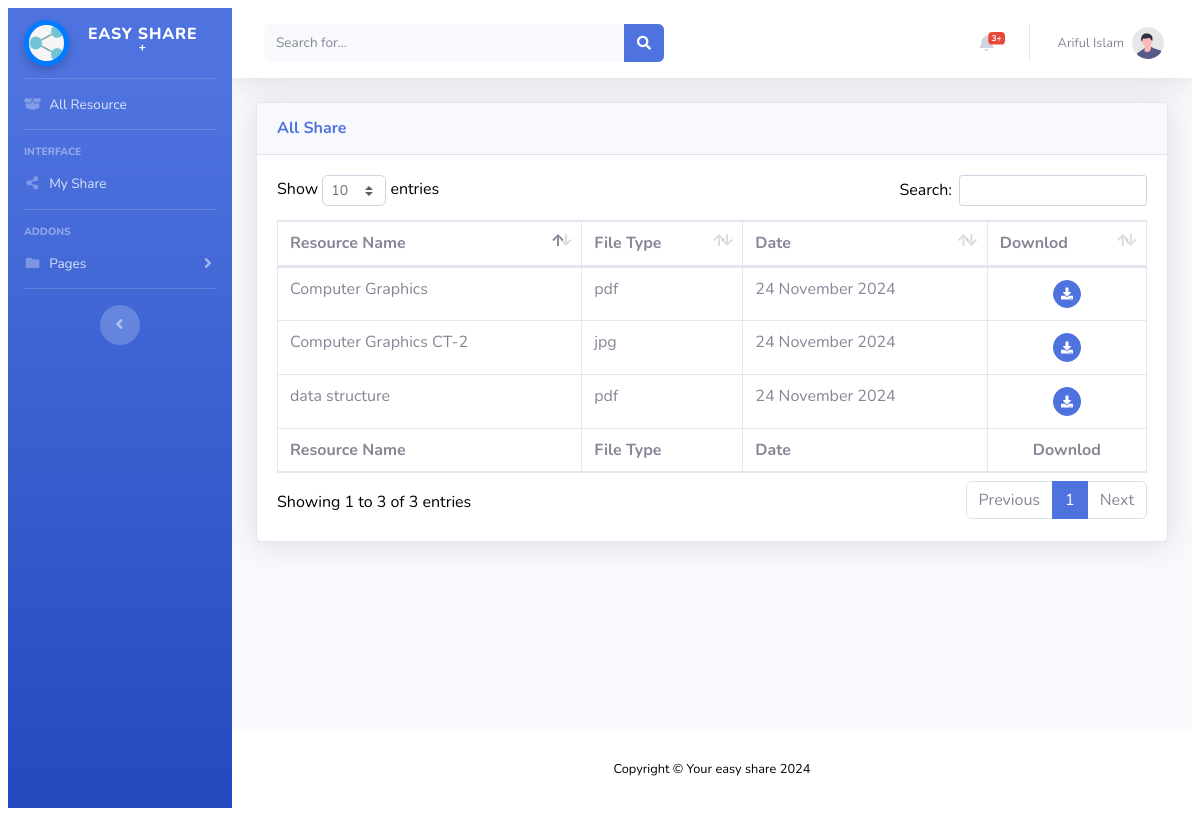
The page /all_share.php (signed in) on the database its author committed.
### tables this page shows
CREATE TABLE `resource` (
  `id` int(12) NOT NULL,
  `resource_name` varchar(128) DEFAULT NULL,
  `user_id` int(12) NOT NULL,
  `file_type` varchar(128) DEFAULT NULL,
  `date` date DEFAULT NULL,
  `file_name` varchar(256) DEFAULT NULL,
  `ip_address` varchar(255) DEFAULT NULL
);

### function.php (called while the page is built, shortened)
<?php
class EasyShare
{
    public $conn;
    public function __construct()
    {
        $host = "localhost";
        $user = "root";
        $pass = "11135984";
        $dbName = "easy_share";
        $this->conn = mysqli_connect($host, $user, $pass, $dbName) or die("Connection Fail");
    }
    public function find_all_resource()
    {
        $query = "SELECT *,(SELECT user.name FROM user WHERE user.id=resource.user_id)AS sender FROM `resource`;";
        $stmt = $this->conn->prepare($query);
        $stmt->execute();
        $result = $stmt->get_result();
        return $result;
    }
    function getBaseUrl()
    {
        $protocol = (!empty($_SERVER['HTTPS']) && $_SERVER['HTTPS'] !== 'off' || $_SERVER['SERVER_PORT'] == 443) ? "https://" : "http://";
        $host = $_SERVER['HTTP_HOST'];
        $path = dirname($_SERVER['SCRIPT_NAME']);
        $path = rtrim($path, '/');
        return $protocol . $host . $path . '/';
    }
}

### all_share.php (the view, shortened to what this page needs)
<?php
include_once "function.php";
$easyShare = new EasyShare();
$res = $easyShare->find_all_resource();
$baseUrl = $easyShare->getBaseUrl();
?>
<!DOCTYPE html>
<html lang="en">
<head>
    <link href="vendor/fontawesome-free/css/all.min.css" rel="stylesheet" type="text/css" />
    <link href="css/sb-admin-2.min.css" rel="stylesheet" />
    <link href="vendor/datatables/dataTables.bootstrap4.min.css" rel="stylesheet" />
</head>
<body id="page-top">
    <div id="wrapper">
        <ul class="navbar-nav bg-gradient-primary sidebar sidebar-dark accordion" id="accordionSidebar">
            <a class="sidebar-brand d-flex align-items-center justify-content-center" href="all_share.php">
                <img class="rounded-logo" src="./img/share-logo.png" alt="logo">
                <div class="sidebar-brand-text mx-3">Easy Share <sup>+</sup></div>
            </a>
            <hr class="sidebar-divider my-0" />
            <li class="nav-item">
                <a class="nav-link" href="all_share.php">
                    <i class="fas fa-fw fa-box-open"></i>
                    <span>All Resource</span></a>
            </li>
            <hr class="sidebar-divider" />
            <div class="sidebar-heading">Interface</div>
            <li class="nav-item">
                <a class="nav-link" href="my_share.php">
                    <i class="fas fa-fw fa-share-alt"></i>
                    <span>My Share</span></a>
            </li>
            <hr class="sidebar-divider" />
            <div class="sidebar-heading">Addons</div>
            <li class="nav-item">
                <a class="nav-link collapsed" href="#" data-toggle="collapse" data-target="#collapsePages" aria-expanded="true" aria-controls="collapsePages">
                    <i class="fas fa-fw fa-folder"></i>
                    <span>Pages</span>
                </a>
            </li>
            <hr class="sidebar-divider d-none d-md-block" />
            <div class="text-center d-none d-md-inline">
                <button class="rounded-circle border-0" id="sidebarToggle"></button>
            </div>
        </ul>
        <?php include_once "nav.php"; ?>
        <div class="container-fluid">
            <div class="card shadow mb-4">
                <div class="card-header py-3 d-flex justify-content-between align-items-center">
                    <h6 class="m-0 font-weight-bold text-primary">All Share</h6>
                </div>
                <div class="card-body">
                    <div class="table-responsive">
                        <table class="table table-bordered" id="dataTable" width="100%" cellspacing="0">
                            <thead>
                                <tr>
                                    <th>Resource Name</th>
                                    <th>File Type</th>
                                    <th>Date</th>
                                    <th>Downlod</th>
                                </tr>
                            </thead>
                            <tfoot>
                                <tr>
                                    <th>Resource Name</th>
                                    <th>File Type</th>
                                    <th>Date</th>
                                    <th class="text-center">Downlod</th>
                                </tr>
                            </tfoot>
                            <tbody>
                                <?php while ($row = mysqli_fetch_assoc($res)) { ?>
                                    <tr>
                                        <td>
                                            <?php if ($row['resource_name'] != null) {
                                                echo $row['resource_name'];
                                            } ?>
                                        </td>
                                        <td>
                                            <?php if ($row['file_type'] != null) {
                                                echo $row['file_type'];
                                            } ?>
                                        </td>
                                        <td>
                                            <?php
                                            if ($row['date'] != null) {
                                                $formattedDate = date("d F Y", strtotime($row['date']));
                                                echo $formattedDate;
                                            }
                                            ?>
                                        </td>
                                        <?php if ($row['file_name'] == null) { ?>
                                            <td class="text-center">
                                                file not found
                                            </td>
                                        <?php } else { ?>
                                            <td class="text-center">
                                                <a href="<?php echo ($row['file_name'] != null) ? $baseUrl . $row['file_name'] : '#'; ?>"
                                                    download
                                                    class="btn btn-primary btn-circle btn-sm">
                                                    <i class="fas fa-download"></i>
                                                </a>
                                            </td>
                                        <?php } ?>
                                    </tr>
                                <?php } ?>
                            </tbody>
                        </table>
                    </div>
                </div>
            </div>
        </div>
    </div>
    <footer class="sticky-footer bg-white">
        <div class="container my-auto">
            <div class="copyright text-center my-auto">
                <span>Copyright &copy; Your easy share 2024</span>
            </div>
        </div>
    </footer>
    </div>
    </div>
</body>
</html>

### all_share.php (style rules this page uses)
.rounded-logo { width: 25%; border-radius: 50%; color: white; border: 5px solid #007bff; box-shadow: 0 4px 8px rgba(0, 0, 0, 0.2); overflow: hidden; object-fit: cover; }

### rows shown on the page
resource: resource_name "data structure", file_type "pdf", date "24 November 2024"
resource: resource_name "Computer Graphics", file_type "pdf", date "24 November 2024"
resource: resource_name "Computer Graphics CT-2", file_type "jpg", date "24 November 2024"

### other values the page prints
$_SESSION['name'] "Ariful Islam"
